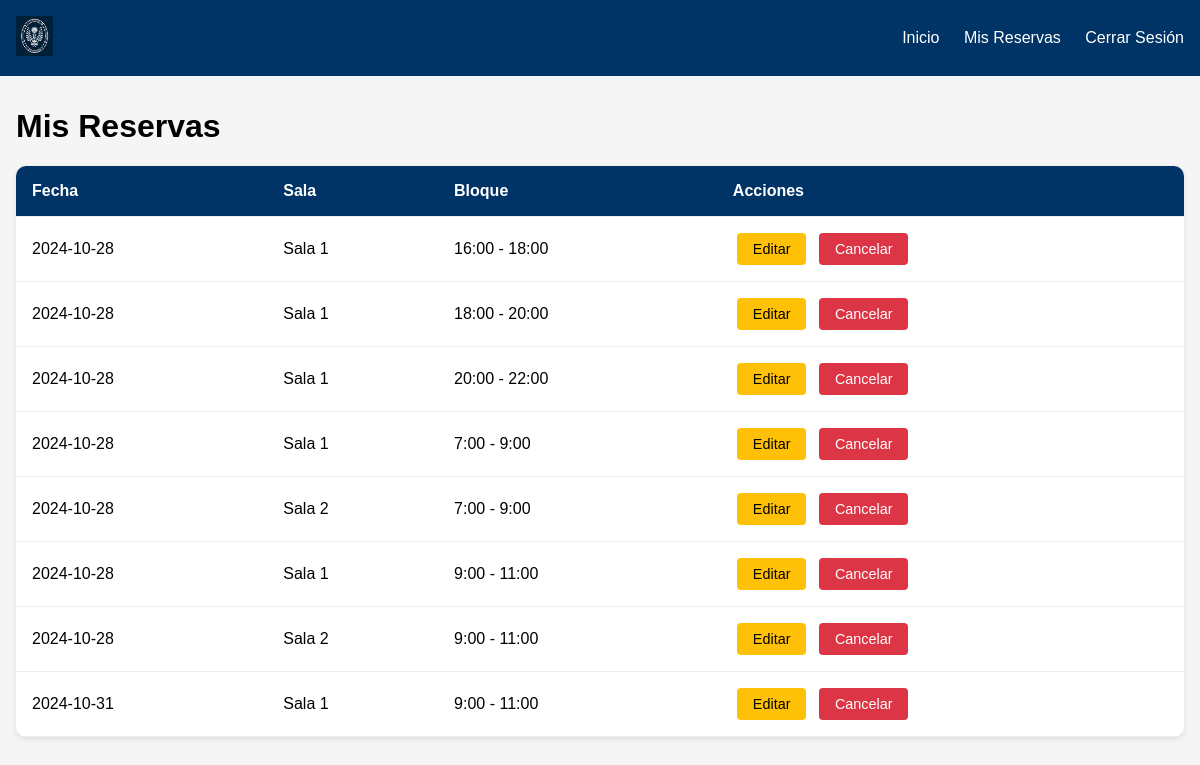
Page /mis_reservas (signed in) on the committed database.
### tables this page shows
CREATE TABLE reservas (
            id INTEGER PRIMARY KEY AUTOINCREMENT,
            id_usuario INTEGER NOT NULL,
            nombre_docente TEXT NOT NULL,
            sala INTEGER NOT NULL,
            fecha DATE NOT NULL,
            bloque TEXT NOT NULL,
            fecha_reserva TIMESTAMP DEFAULT CURRENT_TIMESTAMP,
            FOREIGN KEY (id_usuario) REFERENCES docentes(id)
        );

### App.py (the view)
@app.route('/mis_reservas')
def mis_reservas():
    if 'docente_id' not in session:
        return redirect(url_for('login'))
    conn = sqlite3.connect(DB_PATH)
    conn.row_factory = sqlite3.Row  # Esto permite acceder a las columnas por nombre
    cursor = conn.cursor()
    cursor.execute('''
        SELECT * FROM reservas
        WHERE id_usuario = ?
        ORDER BY fecha ASC, bloque ASC
    ''', (session['docente_id'],))
    reservas = cursor.fetchall()
    conn.close()
    return render_template('mis_reservas.html', reservas=reservas)

### templates/mis_reservas.html (shortened to what this page needs)
<!DOCTYPE html>
<html lang="es">
<head>
</head>
<body>
    <nav class="navbar">
        <div>
            <img src="{{ url_for('static', filename='Logo_INTEP.png') }}" alt="Logo INTEP">
        </div>
        <div class="navbar-links">
            <a href="{{ url_for('index') }}">Inicio</a>
            <a href="{{ url_for('mis_reservas') }}">Mis Reservas</a>
            <a href="{{ url_for('logout') }}">Cerrar Sesión</a>
        </div>
    </nav>
    <div class="container">
        <h1>Mis Reservas</h1>
        {% if reservas %}
            <div class="reservas-table">
                <table>
                    <thead>
                        <tr>
                            <th>Fecha</th>
                            <th>Sala</th>
                            <th>Bloque</th>
                            <th>Acciones</th>
                        </tr>
                    </thead>
                    <tbody>
                        {% for reserva in reservas %}
                            <tr>
                                <td>{{ reserva.fecha }}</td>
                                <td>Sala {{ reserva.sala }}</td>
                                <td>{{ reserva.bloque }}</td>
                                <td>
                                    <a href="{{ url_for('editar_reserva', id=reserva.id) }}"
                                       class="btn btn-editar">Editar</a>
                                    <form action="{{ url_for('cancelar_reserva', id=reserva.id) }}"
                                          method="POST"
                                          style="display: inline;">
                                        <button type="submit"
                                                class="btn btn-cancelar"
                                                onclick="return confirm('¿Está seguro de que desea cancelar esta reserva?')">
                                            Cancelar
                                        </button>
                                    </form>
                                </td>
                            </tr>
                        {% endfor %}
                    </tbody>
                </table>
            </div>
        {% else %}
            <div class="no-reservas">
                <h3>No tienes reservas activas</h3>
                <p>Puedes hacer una nueva reserva desde la página principal</p>
                <a href="{{ url_for('index') }}" class="btn btn-primary">Hacer una reserva</a>
            </div>
        {% endif %}
    </div>
</body>
</html>

### templates/mis_reservas.html (style rules this page uses)
body { font-family: Arial, sans-serif; margin: 0; padding: 0; background-color: #f5f5f5; }
.navbar { background-color: #003366; padding: 1rem; color: white; display: flex; justify-content: space-between; align-items: center; }
.navbar img { height: 40px; }
.navbar-links a { color: white; text-decoration: none; margin-left: 20px; }
.container { max-width: 1200px; margin: 2rem auto; padding: 0 1rem; }
.reservas-table { width: 100%; background-color: white; border-radius: 10px; box-shadow: 0 2px 5px rgba(0,0,0,0.1); overflow: hidden; }
table { width: 100%; border-collapse: collapse; }
th, td { padding: 1rem; text-align: left; border-bottom: 1px solid #eee; }
th { background-color: #003366; color: white; }
.btn { padding: 0.5rem 1rem; border: none; border-radius: 4px; cursor: pointer; font-size: 0.9rem; text-decoration: none; display: inline-block; margin: 0 0.25rem; }
.btn-editar { background-color: #ffc107; color: #000; }
.btn-cancelar { background-color: #dc3545; color: white; }

### rows in the picture
reservas: fecha "2024-10-28", sala "1", bloque "16:00 - 18:00"
reservas: fecha "2024-10-28", sala "1", bloque "18:00 - 20:00"
reservas: fecha "2024-10-28", sala "1", bloque "20:00 - 22:00"
reservas: fecha "2024-10-28", sala "1", bloque "7:00 - 9:00"
reservas: fecha "2024-10-28", sala "2", bloque "7:00 - 9:00"
reservas: fecha "2024-10-28", sala "1", bloque "9:00 - 11:00"
reservas: fecha "2024-10-28", sala "2", bloque "9:00 - 11:00"
reservas: fecha "2024-10-31", sala "1", bloque "9:00 - 11:00"
